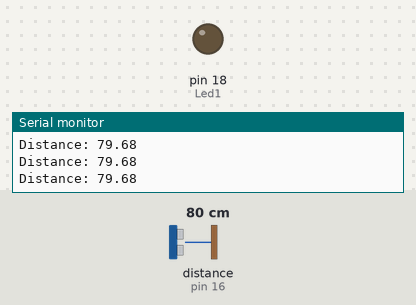
Simulated run of this sketch. Board: Arduino Uno, built with avr-gcc and run on an emulated ATmega328P. Shown: output pins drawn as LEDs (lit = HIGH), the last lines printed to the serial monitor. Wiring (inferred from the names in the program): ultrasonic range finder: trigger pin 4; echo pin 16. The test bench sets the inputs (shaded band); at power-on: distance to the obstacle (sensor on pin 16) 80 cm. The echo pulse lasts 58.3 µs per cm; pins used as bus, display or sensor lines are not drawn.

Above: at 1.2 s.
1.3 s: distance to the obstacle (sensor on pin 16) set to 23 cm
2.8 s: distance to the obstacle (sensor on pin 16) set to 19 cm
At 4.1 s:
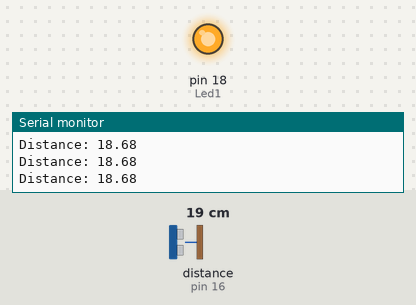
4.4 s: distance to the obstacle (sensor on pin 16) set to 35 cm
At 5.6 s:
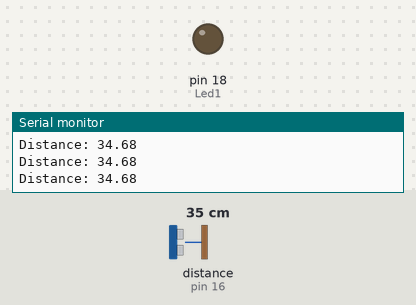
6.0 s: distance to the obstacle (sensor on pin 16) set to 2 cm
At 7.4 s:
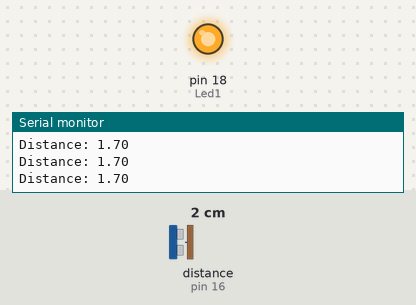
Timing chart, 0 to 8.6 s (numbered marks = the images above; inputs shaded):
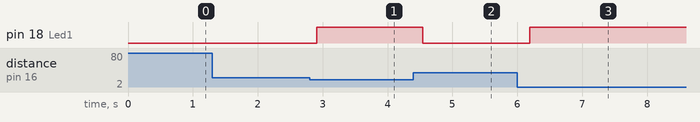

The sketch:

hc-sr04.ino
```cpp
// last year proj code - change stuff around

const int trigPin = 4;
const int echoPin = 16;
const int Led1 = 18;

float duration, distance;

void setup() {
  pinMode(trigPin, OUTPUT);
  pinMode(echoPin, INPUT);
  Serial.begin(9600);

  pinMode(Led1,OUTPUT);
}

void loop()
{

ultra();

if(distance < 20)
{
  digitalWrite (Led1, HIGH);
}

else
{
    digitalWrite (Led1, LOW);
}


}

void ultra()
{
digitalWrite(trigPin, LOW);
  delayMicroseconds(2);
  digitalWrite(trigPin, HIGH);
  delayMicroseconds(10);
  digitalWrite(trigPin, LOW);

  duration = pulseIn(echoPin, HIGH);
  distance = (duration*.0343)/2;
  Serial.print("Distance: ");
  Serial.println(distance);
  delay(100);

}
```

Measured:
- the behaviour switches between 21 and 20 cm on distance to the obstacle (sensor on pin 16) (found by bisection; images 0 and 1)
- after the input at 2.8 s, pin 18 (Led1): LOW → HIGH after 0.11 s
- after the input at 4.4 s, pin 18 (Led1): HIGH → LOW after 0.14 s
- after the input at 6.0 s, pin 18 (Led1): LOW → HIGH after 0.19 s
